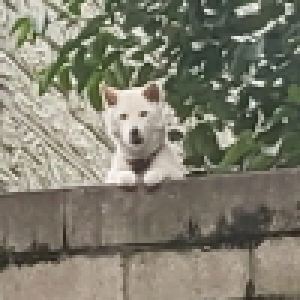
#> input picture 1st-2nd week: deep learning basic/LGDisplay_lecture/LGD_day2/dog.jpg, 100 x 100 px, found by its file name (shown 3 times larger)
$ python day2_basic.py
#> lines starting #> are read from the running program, lines starting #| are printed output that depends on the picture
"""
K-means clustering

1. 임의의 image를 선택하여 배열 형태로 바꾼다.
2. 클러스터 점을 추가한다.

"""

from PIL import Image
import numpy as np
import math

image_path = "C:/johs/dog.jpg"

input_image = Image.open(image_path)
#> input_image is the input picture: PIL image 100x100 RGB; mean R, G, B 128.1, 126, 110.9

width = input_image.size[0]
#> width = 100
height = input_image.size[1]
#> height = 100

pixels = np.array(input_image).reshape(-1,3)

n = int(math.sqrt(pixels.size/3))
#> n = 100

k = 3
centroids = pixels[np.random.choice(pixels.shape[0], size=k, replace=False)]
#> centroids = [[148, 135, 118], [93, 105, 95], [70, 80, 72]]

while True:
    clusters = []
    for pixel in pixels:
        distances = np.linalg.norm(pixel - centroids, axis=1) # 거리 계산
        cluster = np.argmin(distances) # 가장 가까운 값을 인덱스로 표현
        clusters.append(cluster)
    clusters = np.array(clusters)

    #clusters의 인덱스와 동일한 pixels의 인덱스에 해당하는 pixel들의 평균을 구한다.
    new_centroids = np.array([pixels[clusters==i].mean(axis=0) for i in range(k)])

    if np.all(centroids == new_centroids):
        break

    centroids = new_centroids

output_pixels = centroids[clusters].astype(np.uint8)  # 클러스터 중심값으로 정수값픽셀 대체
output_image = Image.fromarray(output_pixels.reshape(width, height, 3))
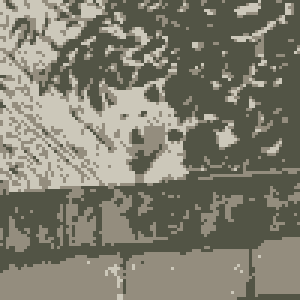
#> output_image: PIL image 100x100 RGB (shown 3 times larger); mean R, G, B 127.4, 125.2, 110.4
output_image.show()

$ run again, with 1st-2nd week: deep learning basic/LGDisplay_lecture/LGD_day2/airplane.png saved as 1st-2nd week: deep learning basic/LGDisplay_lecture/LGD_day2/dog.jpg
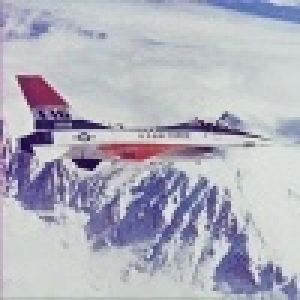
#> input picture 1st-2nd week: deep learning basic/LGDisplay_lecture/LGD_day2/airplane.png, 100 x 100 px, found by its file name (shown 3 times larger)
#> input_image is the input picture: PIL image 100x100 RGB; mean R, G, B 177, 177.2, 189.7
#> `centroids = pixels[np.random.choice(pixels.shape[0], size=k, replace=F..`: centroids = [[117, 118, 148], [185, 197, 221], [209, 215, 215]]
#> the loop `while True:` made 41 passes
#> centroids on pass 27: [[144.7, 144, 171], [201, 204.4, 208], [95.3, 80.96, 120.9]]
#> `output_image = Image.fromarray(output_pixels.reshape(width, height, 3))`:
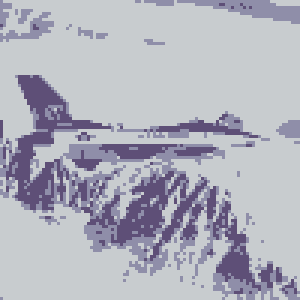
#> output_image: PIL image 100x100 RGB (shown 3 times larger); mean R, G, B 176.3, 176.9, 188.8
